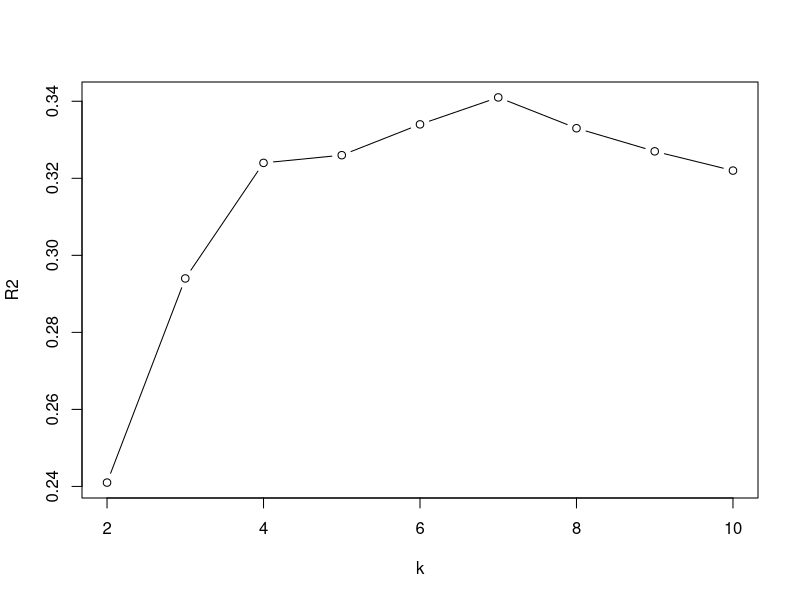
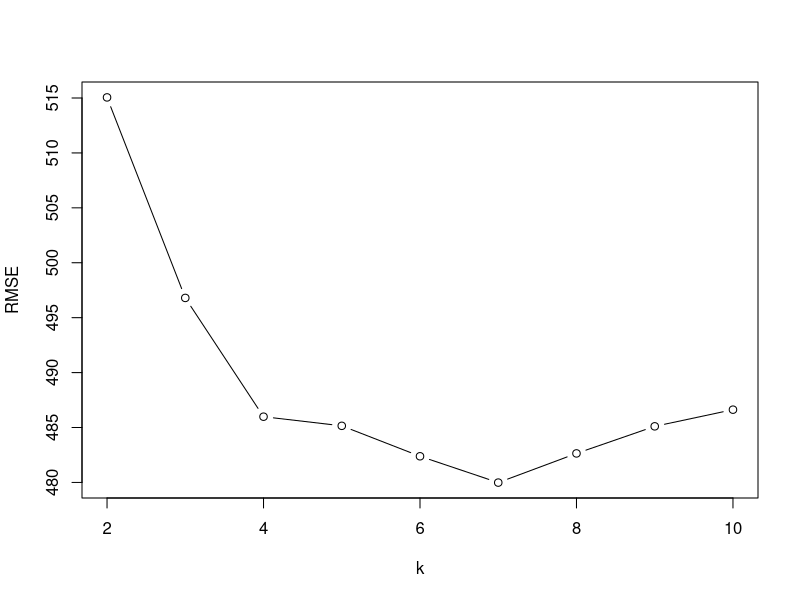
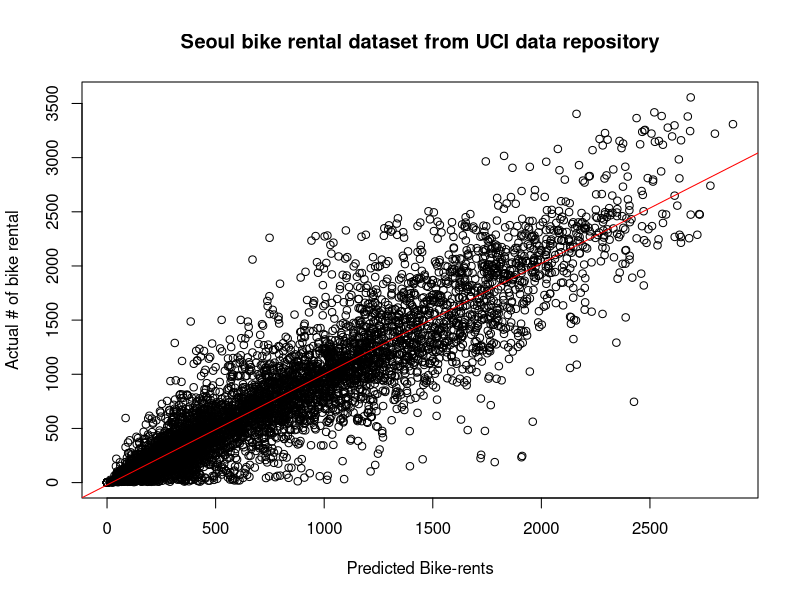

Write the R code that produced these figures, in order.
## ---- chunk 1

library(tidyr)
library(lubridate)
library(stringr)
library(class)
library(ROCR)
library(FNN)    
library(ROSE)
library(e1071)   
library(Epi)     
library(class)
library(caret)

bike_rental_df <- read.csv('SeoulBikeData.csv')
## ---- chunk 2
str(bike_rental_df)

train_bike<-bike_rental_df[c(1:7296),]
test_bike<-bike_rental_df[c(7297:8760),]

dim(train_bike)
dim(test_bike)
## ---- chunk 3
var(train_bike$Rented.Bike.Count)
var(test_bike$Rented.Bike.Count)
sd(train_bike$Rented.Bike.Count)
sd(test_bike$Rented.Bike.Count)

summary(train_bike$Rented.Bike.Count)
summary(test_bike$Rented.Bike.Count)
## ---- chunk 4
 
dummy_bike <- predict(dummyVars(~ Seasons+Holiday+Functioning.Day, data = bike_rental_df), bike_rental_df)
bike_total <- cbind(bike_rental_df[,c(-12, -13, -14)], dummy_bike)

minmax_norm <- function(x) {
  (x-min(x))/(max(x)-min(x))
}


bike_total_norm <- sapply(bike_total[,c(-1, -2)], minmax_norm)
summary(bike_total_norm)

dim(bike_total_norm)

train_bike_norm <- bike_total_norm[1:7296,]
test_bike_norm <- bike_total_norm[7297:8760,]

train_bike_norm_label <- bike_total[1:7296, 2]
test_bike_norm_label <- bike_total[7297:8760,2]
## ---- chunk 5
sqrt(nrow(train_bike_norm))
knnmodel <- knnreg(train_bike_norm, train_bike_norm_label, k = 85)

train_bike$pred <- predict(knnmodel, train_bike_norm)
test_bike$pred <- predict(knnmodel, test_bike_norm)

head(train_bike[,c("Rented.Bike.Count", "pred")], 10)
head(test_bike[,c("Rented.Bike.Count", "pred")], 10)



train_bike$error <- train_bike$Rented.Bike.Count - train_bike$pred
test_bike$error <- test_bike$Rented.Bike.Count - test_bike$pred

head(train_bike[, c("Rented.Bike.Count", "pred", "error")], 10)
head(test_bike[, c("Rented.Bike.Count", "pred", "error")], 10)


#### 각 데이터의 RMSE 계산, sd와 비교 
rmse_train <- caret::RMSE(train_bike$Rented.Bike.Count, train_bike$pred)
rmse_train

rmse_test <- caret::RMSE(test_bike$Rented.Bike.Count, test_bike$pred)
rmse_test

sd(train_bike$Rented.Bike.Count)
sd(test_bike$Rented.Bike.Count)


#### 각 데이터의 R2 계산
train_Rsq <- 1- ((sum(train_bike$error ** 2)) / sum((train_bike$Rented.Bike.Count - mean(train_bike$Rented.Bike.Count))**2))
train_Rsq

test_Rsq <-  1- ((sum(test_bike$error ** 2)) / sum((test_bike$Rented.Bike.Count - mean(test_bike$Rented.Bike.Count))**2))
test_Rsq


print(paste("R2 for train data",
            round(train_Rsq, 3)))
print(paste("R2 for test data",
            round(test_Rsq, 3)))


## ---- chunk 6
## k = 1
knnmodel <- knnreg(train_bike_norm, train_bike_norm_label, k = 1)


#### making prediction with KNN
train_bike$pred <- predict(knnmodel, train_bike_norm)
test_bike$pred <- predict(knnmodel, test_bike_norm)

head(train_bike[,c("Rented.Bike.Count", "pred")], 10)
head(test_bike[,c("Rented.Bike.Count", "pred")], 10)


#### calculating error
train_bike$error <- train_bike$Rented.Bike.Count - train_bike$pred
test_bike$error <- test_bike$Rented.Bike.Count - test_bike$pred

head(train_bike[, c("Rented.Bike.Count", "pred", "error")], 10)
head(test_bike[, c("Rented.Bike.Count", "pred", "error")], 10)


#### 각 데이터의 RMSE 계산, sd와 비교 
rmse_train <- caret::RMSE(train_bike$Rented.Bike.Count, train_bike$pred)
rmse_train

rmse_test <- caret::RMSE(test_bike$Rented.Bike.Count, test_bike$pred)
rmse_test


#### R2 계산
train_Rsq <- 1- ((sum(train_bike$error ** 2)) / sum((train_bike$Rented.Bike.Count - mean(train_bike$Rented.Bike.Count))**2))
train_Rsq

test_Rsq <-  1- ((sum(test_bike$error ** 2)) / sum((test_bike$Rented.Bike.Count - mean(test_bike$Rented.Bike.Count))**2))
test_Rsq


print(paste("R2 for train data",
            round(train_Rsq, 3)))
print(paste("R2 for test data",
            round(test_Rsq, 3)))


## k = 1일때,
## "R2 for train data 1" // 0
## "R2 for test data -0.051" // 606.0568







## k = 2
knnmodel <- knnreg(train_bike_norm, train_bike_norm_label, k = 2)


#### making prediction with KNN
train_bike$pred <- predict(knnmodel, train_bike_norm)
test_bike$pred <- predict(knnmodel, test_bike_norm)

head(train_bike[,c("Rented.Bike.Count", "pred")], 10)
head(test_bike[,c("Rented.Bike.Count", "pred")], 10)


#### calculating error
train_bike$error <- train_bike$Rented.Bike.Count - train_bike$pred
test_bike$error <- test_bike$Rented.Bike.Count - test_bike$pred

head(train_bike[, c("Rented.Bike.Count", "pred", "error")], 10)
head(test_bike[, c("Rented.Bike.Count", "pred", "error")], 10)


#### 각 데이터의 RMSE 계산, sd와 비교 
rmse_train <- caret::RMSE(train_bike$Rented.Bike.Count, train_bike$pred)
rmse_train

rmse_test <- caret::RMSE(test_bike$Rented.Bike.Count, test_bike$pred)
rmse_test


#### R2 계산
train_Rsq <- 1- ((sum(train_bike$error ** 2)) / sum((train_bike$Rented.Bike.Count - mean(train_bike$Rented.Bike.Count))**2))
train_Rsq

test_Rsq <-  1- ((sum(test_bike$error ** 2)) / sum((test_bike$Rented.Bike.Count - mean(test_bike$Rented.Bike.Count))**2))
test_Rsq


print(paste("R2 for train data",
            round(train_Rsq, 3)))
print(paste("R2 for test data",
            round(test_Rsq, 3)))


## k = 2일때,
## "R2 for train data 0.935" // 167.4202
## "R2 for test data 0.241" // 515.0535






## k = 3
knnmodel <- knnreg(train_bike_norm, train_bike_norm_label, k = 3)


#### making prediction with KNN
train_bike$pred <- predict(knnmodel, train_bike_norm)
test_bike$pred <- predict(knnmodel, test_bike_norm)

head(train_bike[,c("Rented.Bike.Count", "pred")], 10)
head(test_bike[,c("Rented.Bike.Count", "pred")], 10)


#### calculating error
train_bike$error <- train_bike$Rented.Bike.Count - train_bike$pred
test_bike$error <- test_bike$Rented.Bike.Count - test_bike$pred

head(train_bike[, c("Rented.Bike.Count", "pred", "error")], 10)
head(test_bike[, c("Rented.Bike.Count", "pred", "error")], 10)


#### 각 데이터의 RMSE 계산, sd와 비교 
rmse_train <- caret::RMSE(train_bike$Rented.Bike.Count, train_bike$pred)
rmse_train

rmse_test <- caret::RMSE(test_bike$Rented.Bike.Count, test_bike$pred)
rmse_test


#### R2 계산
train_Rsq <- 1- ((sum(train_bike$error ** 2)) / sum((train_bike$Rented.Bike.Count - mean(train_bike$Rented.Bike.Count))**2))
train_Rsq

test_Rsq <-  1- ((sum(test_bike$error ** 2)) / sum((test_bike$Rented.Bike.Count - mean(test_bike$Rented.Bike.Count))**2))
test_Rsq


print(paste("R2 for train data",
            round(train_Rsq, 3)))
print(paste("R2 for test data",
            round(test_Rsq, 3)))


## k = 3일때, 
## "R2 for train data 0.912" // 194.4631
## "R2 for test data 0.294" // 496.7979 
 





## k = 4
knnmodel <- knnreg(train_bike_norm, train_bike_norm_label, k = 4)


#### making prediction with KNN
train_bike$pred <- predict(knnmodel, train_bike_norm)
test_bike$pred <- predict(knnmodel, test_bike_norm)

head(train_bike[,c("Rented.Bike.Count", "pred")], 10)
head(test_bike[,c("Rented.Bike.Count", "pred")], 10)


#### calculating error
train_bike$error <- train_bike$Rented.Bike.Count - train_bike$pred
test_bike$error <- test_bike$Rented.Bike.Count - test_bike$pred

head(train_bike[, c("Rented.Bike.Count", "pred", "error")], 10)
head(test_bike[, c("Rented.Bike.Count", "pred", "error")], 10)


#### 각 데이터의 RMSE 계산, sd와 비교 
rmse_train <- caret::RMSE(train_bike$Rented.Bike.Count, train_bike$pred)
rmse_train

rmse_test <- caret::RMSE(test_bike$Rented.Bike.Count, test_bike$pred)
rmse_test


#### R2 계산
train_Rsq <- 1- ((sum(train_bike$error ** 2)) / sum((train_bike$Rented.Bike.Count - mean(train_bike$Rented.Bike.Count))**2))
train_Rsq

test_Rsq <-  1- ((sum(test_bike$error ** 2)) / sum((test_bike$Rented.Bike.Count - mean(test_bike$Rented.Bike.Count))**2))
test_Rsq


print(paste("R2 for train data",
            round(train_Rsq, 3)))
print(paste("R2 for test data",
            round(test_Rsq, 3)))


## k = 4일때, 
## "R2 for train data 0.895" // 211.9446
## "R2 for test data 0.324" // 485.9841





## k = 5
knnmodel <- knnreg(train_bike_norm, train_bike_norm_label, k = 5)


#### making prediction with KNN
train_bike$pred <- predict(knnmodel, train_bike_norm)
test_bike$pred <- predict(knnmodel, test_bike_norm)

head(train_bike[,c("Rented.Bike.Count", "pred")], 10)
head(test_bike[,c("Rented.Bike.Count", "pred")], 10)


#### calculating error
train_bike$error <- train_bike$Rented.Bike.Count - train_bike$pred
test_bike$error <- test_bike$Rented.Bike.Count - test_bike$pred

head(train_bike[, c("Rented.Bike.Count", "pred", "error")], 10)
head(test_bike[, c("Rented.Bike.Count", "pred", "error")], 10)


#### 각 데이터의 RMSE 계산, sd와 비교 
rmse_train <- caret::RMSE(train_bike$Rented.Bike.Count, train_bike$pred)
rmse_train

rmse_test <- caret::RMSE(test_bike$Rented.Bike.Count, test_bike$pred)
rmse_test


#### R2 계산
train_Rsq <- 1- ((sum(train_bike$error ** 2)) / sum((train_bike$Rented.Bike.Count - mean(train_bike$Rented.Bike.Count))**2))
train_Rsq

test_Rsq <-  1- ((sum(test_bike$error ** 2)) / sum((test_bike$Rented.Bike.Count - mean(test_bike$Rented.Bike.Count))**2))
test_Rsq


print(paste("R2 for train data",
            round(train_Rsq, 3)))
print(paste("R2 for test data",
            round(test_Rsq, 3)))


## k = 5일때,
## "R2 for train data 0.882" // 224.6379
## "R2 for test data 0.326" // 485.1526



## k = 6
knnmodel <- knnreg(train_bike_norm, train_bike_norm_label, k = 6)


#### making prediction with KNN
train_bike$pred <- predict(knnmodel, train_bike_norm)
test_bike$pred <- predict(knnmodel, test_bike_norm)

head(train_bike[,c("Rented.Bike.Count", "pred")], 10)
head(test_bike[,c("Rented.Bike.Count", "pred")], 10)


#### calculating error
train_bike$error <- train_bike$Rented.Bike.Count - train_bike$pred
test_bike$error <- test_bike$Rented.Bike.Count - test_bike$pred

head(train_bike[, c("Rented.Bike.Count", "pred", "error")], 10)
head(test_bike[, c("Rented.Bike.Count", "pred", "error")], 10)


#### 각 데이터의 RMSE 계산, sd와 비교 
rmse_train <- caret::RMSE(train_bike$Rented.Bike.Count, train_bike$pred)
rmse_train

rmse_test <- caret::RMSE(test_bike$Rented.Bike.Count, test_bike$pred)
rmse_test


#### R2 계산
train_Rsq <- 1- ((sum(train_bike$error ** 2)) / sum((train_bike$Rented.Bike.Count - mean(train_bike$Rented.Bike.Count))**2))
train_Rsq

test_Rsq <-  1- ((sum(test_bike$error ** 2)) / sum((test_bike$Rented.Bike.Count - mean(test_bike$Rented.Bike.Count))**2))
test_Rsq


print(paste("R2 for train data",
            round(train_Rsq, 3)))
print(paste("R2 for test data",
            round(test_Rsq, 3)))


## k = 6일때,
## "R2 for train data 0.872" // 234.0717
## "R2 for test data 0.334" // 482.3801



## k = 7
knnmodel <- knnreg(train_bike_norm, train_bike_norm_label, k = 7)


#### making prediction with KNN
train_bike$pred <- predict(knnmodel, train_bike_norm)
test_bike$pred <- predict(knnmodel, test_bike_norm)

head(train_bike[,c("Rented.Bike.Count", "pred")], 10)
head(test_bike[,c("Rented.Bike.Count", "pred")], 10)


#### calculating error
train_bike$error <- train_bike$Rented.Bike.Count - train_bike$pred
test_bike$error <- test_bike$Rented.Bike.Count - test_bike$pred

head(train_bike[, c("Rented.Bike.Count", "pred", "error")], 10)
head(test_bike[, c("Rented.Bike.Count", "pred", "error")], 10)


#### 각 데이터의 RMSE 계산, sd와 비교 
rmse_train <- caret::RMSE(train_bike$Rented.Bike.Count, train_bike$pred)
rmse_train

rmse_test <- caret::RMSE(test_bike$Rented.Bike.Count, test_bike$pred)
rmse_test


#### R2 계산
train_Rsq <- 1- ((sum(train_bike$error ** 2)) / sum((train_bike$Rented.Bike.Count - mean(train_bike$Rented.Bike.Count))**2))
train_Rsq

test_Rsq <-  1- ((sum(test_bike$error ** 2)) / sum((test_bike$Rented.Bike.Count - mean(test_bike$Rented.Bike.Count))**2))
test_Rsq


print(paste("R2 for train data",
            round(train_Rsq, 3)))
print(paste("R2 for test data",
            round(test_Rsq, 3)))


## k = 7일때,
## "R2 for train data 0.866" // 239.6033
## "R2 for test data 0.341" // 479.9845


## k = 8
knnmodel <- knnreg(train_bike_norm, train_bike_norm_label, k = 8)


#### making prediction with KNN
train_bike$pred <- predict(knnmodel, train_bike_norm)
test_bike$pred <- predict(knnmodel, test_bike_norm)

head(train_bike[,c("Rented.Bike.Count", "pred")], 10)
head(test_bike[,c("Rented.Bike.Count", "pred")], 10)


#### calculating error
train_bike$error <- train_bike$Rented.Bike.Count - train_bike$pred
test_bike$error <- test_bike$Rented.Bike.Count - test_bike$pred

head(train_bike[, c("Rented.Bike.Count", "pred", "error")], 10)
head(test_bike[, c("Rented.Bike.Count", "pred", "error")], 10)


#### 각 데이터의 RMSE 계산, sd와 비교 
rmse_train <- caret::RMSE(train_bike$Rented.Bike.Count, train_bike$pred)
rmse_train

rmse_test <- caret::RMSE(test_bike$Rented.Bike.Count, test_bike$pred)
rmse_test


#### R2 계산
train_Rsq <- 1- ((sum(train_bike$error ** 2)) / sum((train_bike$Rented.Bike.Count - mean(train_bike$Rented.Bike.Count))**2))
train_Rsq

test_Rsq <-  1- ((sum(test_bike$error ** 2)) / sum((test_bike$Rented.Bike.Count - mean(test_bike$Rented.Bike.Count))**2))
test_Rsq


print(paste("R2 for train data",
            round(train_Rsq, 3)))
print(paste("R2 for test data",
            round(test_Rsq, 3)))


## k = 8일때,
## "R2 for train data 0.862" // 243.5623
## "R2 for test data 0.333" // 482.6411


## k = 9
knnmodel <- knnreg(train_bike_norm, train_bike_norm_label, k = 9)


#### making prediction with KNN
train_bike$pred <- predict(knnmodel, train_bike_norm)
test_bike$pred <- predict(knnmodel, test_bike_norm)

head(train_bike[,c("Rented.Bike.Count", "pred")], 10)
head(test_bike[,c("Rented.Bike.Count", "pred")], 10)


#### calculating error
train_bike$error <- train_bike$Rented.Bike.Count - train_bike$pred
test_bike$error <- test_bike$Rented.Bike.Count - test_bike$pred

head(train_bike[, c("Rented.Bike.Count", "pred", "error")], 10)
head(test_bike[, c("Rented.Bike.Count", "pred", "error")], 10)


#### 각 데이터의 RMSE 계산, sd와 비교 
rmse_train <- caret::RMSE(train_bike$Rented.Bike.Count, train_bike$pred)
rmse_train

rmse_test <- caret::RMSE(test_bike$Rented.Bike.Count, test_bike$pred)
rmse_test


#### R2 계산
train_Rsq <- 1- ((sum(train_bike$error ** 2)) / sum((train_bike$Rented.Bike.Count - mean(train_bike$Rented.Bike.Count))**2))
train_Rsq

test_Rsq <-  1- ((sum(test_bike$error ** 2)) / sum((test_bike$Rented.Bike.Count - mean(test_bike$Rented.Bike.Count))**2))
test_Rsq


print(paste("R2 for train data",
            round(train_Rsq, 3)))
print(paste("R2 for test data",
            round(test_Rsq, 3)))


## k = 9일때,
## "R2 for train data 0.857" // 247.5321
## "R2 for test data 0.327" // 485.1062



## k = 10
knnmodel <- knnreg(train_bike_norm, train_bike_norm_label, k = 10)


#### making prediction with KNN
train_bike$pred <- predict(knnmodel, train_bike_norm)
test_bike$pred <- predict(knnmodel, test_bike_norm)

head(train_bike[,c("Rented.Bike.Count", "pred")], 10)
head(test_bike[,c("Rented.Bike.Count", "pred")], 10)


#### calculating error
train_bike$error <- train_bike$Rented.Bike.Count - train_bike$pred
test_bike$error <- test_bike$Rented.Bike.Count - test_bike$pred

head(train_bike[, c("Rented.Bike.Count", "pred", "error")], 10)
head(test_bike[, c("Rented.Bike.Count", "pred", "error")], 10)


#### 각 데이터의 RMSE 계산, sd와 비교 
rmse_train <- caret::RMSE(train_bike$Rented.Bike.Count, train_bike$pred)
rmse_train

rmse_test <- caret::RMSE(test_bike$Rented.Bike.Count, test_bike$pred)
rmse_test


#### R2 계산
train_Rsq <- 1- ((sum(train_bike$error ** 2)) / sum((train_bike$Rented.Bike.Count - mean(train_bike$Rented.Bike.Count))**2))
train_Rsq

test_Rsq <-  1- ((sum(test_bike$error ** 2)) / sum((test_bike$Rented.Bike.Count - mean(test_bike$Rented.Bike.Count))**2))
test_Rsq


print(paste("R2 for train data",
            round(train_Rsq, 3)))
print(paste("R2 for test data",
            round(test_Rsq, 3)))


## k = 10일때,
## "R2 for train data 0.852" // 251.6332
## "R2 for test data 0.322" // 486.624


# y1 -> test data에 대한 R2, y2 -> train data에 대한 R2, y3 -> test data rmse
x1 <- c(2:10)
y1 <- c( 0.241, 0.294, 0.324, 0.326, 0.334, 0.341, 0.333, 0.327, 0.322)

y3 <- c(515.0535, 496.7979, 485.9841, 485.1526, 482.3801, 479.9845, 482.6411, 485.1062, 486.624)

plot(x1, y1, xlab="k", ylab="R2", type="b")
plot(x1, y3, xlab="k", ylab="RMSE", type="b")


## ---- chunk 7
plot(x=train_bike$pred,
     y=train_bike$Rented.Bike.Count, 
     main='Seoul bike rental dataset from UCI data repository',
     xlab='Predicted Bike-rents', 
     ylab='Actual # of bike rental')

abline(lm(train_bike$Rented.Bike.Count ~ train_bike$pred), col = "red")
